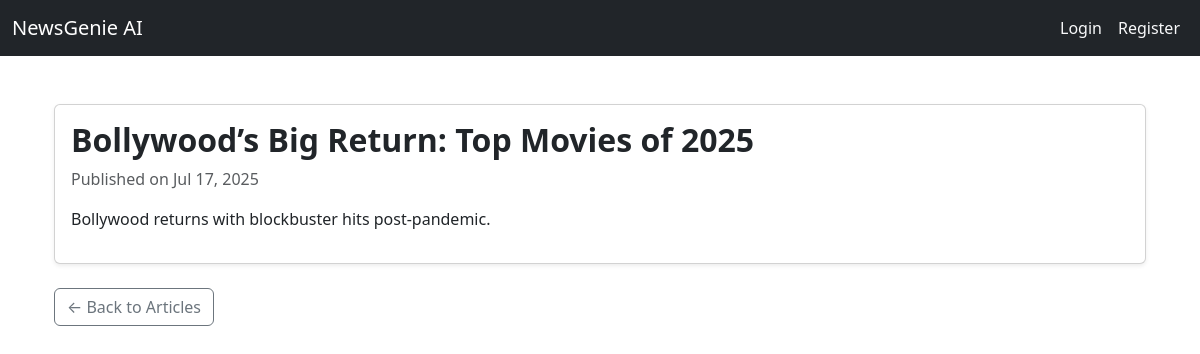
Screenshot of /news/4/ with the database file from the repository.
### news/models.py (models this page shows, shortened)
class Article(models.Model):
    title = models.CharField(max_length=200)
    content = models.TextField()
    summary = models.TextField(blank=True)
    source_url = models.URLField()
    category = models.ForeignKey(Category, on_delete=models.CASCADE, related_name='articles')
    published_date = models.DateTimeField(default=timezone.now)
    created_at = models.DateTimeField(auto_now_add=True)
    audio_file = models.FileField(upload_to='audio/', blank=True, null=True)
    class Meta:
        ordering = ['-published_date']

### news/views.py (the view)
# urls.py: path('<int:pk>/', ArticleDetailView.as_view(), name='article_detail'),  # /news/5/
class ArticleDetailView(DetailView):
    model = Article
    template_name = 'news/article_detail.html'
    context_object_name = 'article'

### news/templates/news/article_detail.html (shortened to what this page needs)
{% extends 'base.html' %}
{% load static %}
{% block content %}
<div class="container mt-5">
  <div class="card shadow-sm">
    <div class="card-body">
      <h2 class="card-title">{{ article.title }}</h2>
      <p class="text-muted">Published on {{ article.published_date|date:"M d, Y" }}</p>
      <p>{{ article.content }}</p>
    </div>
  </div>
  <div class="mt-4">
    <a href="{% url 'news:article_list' %}" class="btn btn-outline-secondary">&larr; Back to Articles</a>
  </div>
</div>
{% endblock %}

### news/static/css/styles.css (style rules this page uses)
.card-title { font-weight: 600; color: #003366; }

### rows the page displays
Article: title "Bollywood’s Big Return: Top Movies of 2025", published_date "Jul 17, 2025", content "Bollywood returns with blockbuster hits post-pandemic."
